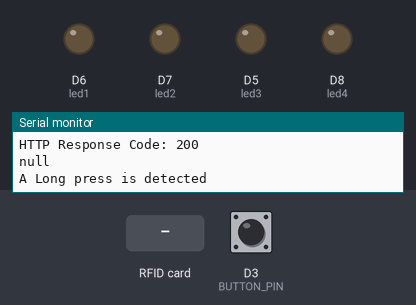
A sketch run on a simulated ESP8266 (NodeMCU). Parts: output pins drawn as LEDs (lit = HIGH), the last lines printed to the serial monitor. The test bench sets the inputs (shaded band); at power-on: D3 (BUTTON_PIN) HIGH. WiFi joins after 1.5 s; servers stay silent unless stated; uploads are accepted with an empty reply.

Above: at 5.8 s.
5.9 s: RFID card BE CE 81 6E held to the reader
At 7.2 s:
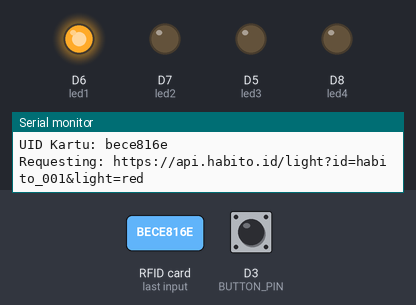
7.4 s: RFID card 6E F1 8B 6E held to the reader
At 10.2 s:
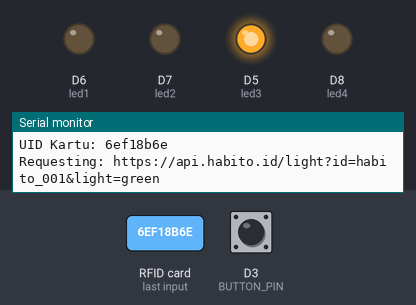
10.4 s: RFID card 4E 63 7F 6E held to the reader
At 13.3 s:
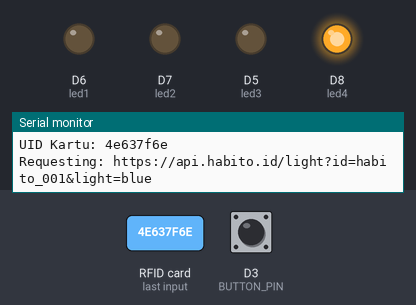
Timing chart, 0 to 16.2 s (numbered marks = the images above; inputs shaded):
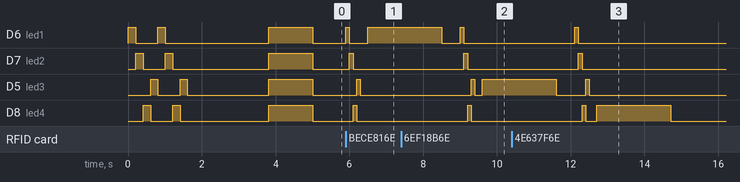

The sketch:

ESP8266_PN532_API.ino
```cpp
#include "Wire.h"
#include "PN532_I2C.h"
#include "PN532.h"

#include <ESP8266WiFi.h>
#include <ESP8266HTTPClient.h>
#include <WiFiClientSecure.h>
#include <ArduinoJson.h>

const char* ssid = "Bukan WiFi Gratis";
const char* password = "langsungconnect";
String idDevice = "habito_001";


String url = "https://api.habito.id";

PN532_I2C pn532i2c(Wire);
PN532 nfc(pn532i2c);

int led1 = D6; //red
int led2 = D7; //yellow
int led3 = D5; //green
int led4 = D8; //blue

//int led1 = D5; //red
//int led2 = D6; //yellow
//int led3 = D7; //green
//int led4 = D8; //blue

String userRFID = "";

const int BUTTON_PIN = D3;
const int SHORT_PRESS_TIME = 1000;

// Variables will change:
int lastState = LOW;
int currentState;
unsigned long pressedTime  = 0;
unsigned long releasedTime = 0;

int buton = D3;


void setup() {
  Serial.begin(9600);
  pinMode(led1,OUTPUT);
  pinMode(led2,OUTPUT);
  pinMode(led3,OUTPUT);
  pinMode(led4,OUTPUT);
  pinMode(buton,INPUT);

  nfc.begin();

  uint32_t versiondata = nfc.getFirmwareVersion();
  if (!versiondata) {
    Serial.println("Didn't find PN53x board");
    while (1); // halt
  }
  // Got ok data, print it out!
  Serial.print("Found chip PN5"); Serial.println((versiondata >> 24) & 0xFF, HEX);
  Serial.print("Firmware ver. "); Serial.print((versiondata >> 16) & 0xFF, DEC);
  Serial.print('.'); Serial.println((versiondata >> 8) & 0xFF, DEC);

  // Non-blocking procedure
  nfc.setPassiveActivationRetries(0x01);

  // configure board to read RFID tags
  nfc.SAMConfig();

  Serial.println("Waiting for an ISO14443A Card ...");
//  connectWiFi();
}

void connectWiFi() {
  WiFi.mode(WIFI_STA);
  WiFi.begin(ssid, password);
    int i=0;
    while(WiFi.status() != WL_CONNECTED){
      Serial.print(".");
      digitalWrite(led3,LOW);
      digitalWrite(led1,HIGH);
      delay(200);
      digitalWrite(led1,LOW);
      digitalWrite(led2,HIGH);
      delay(200);
      digitalWrite(led2,LOW);
      digitalWrite(led4,HIGH);
      delay(200);
      digitalWrite(led4,LOW);
      digitalWrite(led3,HIGH);
      delay(200);
    }
  Serial.println("");
  digitalWrite(led1,LOW);
  digitalWrite(led2,LOW);
  digitalWrite(led3,LOW);
  digitalWrite(led4,LOW);
  Serial.println("WiFi connected");
  Serial.println("IP address: ");
  Serial.println(WiFi.localIP());
  Serial.println();
  delay(2000);
}
void online() {
  char ip[16]; // Menyimpan alamat IP sebagai string
  WiFi.localIP().toString().toCharArray(ip, 16); // Mendapatkan alamat IP dan mengonversinya menjadi string

  StaticJsonDocument<200> jsonDoc;
  jsonDoc["id"] = idDevice;
  jsonDoc["ip"] = ip;
  jsonDoc["ssid"] = ssid;

  char jsonString[200]; // Buffer untuk menyimpan string JSON
  serializeJson(jsonDoc, jsonString, sizeof(jsonString)); // Serialisasi JSON

  WiFiClientSecure client;
  client.setInsecure();

  HTTPClient https;
  String endpoint = "/keep-online";

  String fullUrl = url + endpoint;

  Serial.print("Requesting: ");
  Serial.println(fullUrl);

  if (https.begin(client, fullUrl)) {
    https.addHeader("Content-Type", "application/json");
    int httpCode = https.POST(jsonString);
    Serial.print("HTTP Response Code: ");
    Serial.println(httpCode);

    if (httpCode > 0) {
      if (httpCode == HTTP_CODE_OK) {
        DynamicJsonDocument doc(1024);
        deserializeJson(doc, https.getString());
        String deviceStatus = doc["message"];// Ambil status perangkat dari respons JSON
        Serial.println(deviceStatus);
        digitalWrite(led1,HIGH);
        digitalWrite(led2,HIGH);
        digitalWrite(led3,HIGH);
        digitalWrite(led4,HIGH);
        delay(200);
        digitalWrite(led1,LOW);
        digitalWrite(led2,LOW);
        digitalWrite(led3,LOW);
        digitalWrite(led4,LOW);
      }
    } else {
      Serial.println(httpCode);
    }
    https.end();
  } else {
    Serial.println("[HTTPS] Unable to connect");
  }
}

void sendData(String light, int led) {
  if (WiFi.status() == WL_CONNECTED) {
    WiFiClientSecure client;
    client.setInsecure();
    HTTPClient http;
    String address ="/light?id=";
    String fullUrl;
    fullUrl = url;
    fullUrl += address;
    fullUrl += idDevice;
    fullUrl += "&light=";
    fullUrl += light;
    Serial.print("Requesting: ");
    Serial.println(fullUrl);
    http.begin(client,fullUrl);  //Specify request destination
    int httpCode = http.GET();//Send the request
    String payload;
    if (httpCode > 0) { //Check the returning code
        payload = http.getString();   //Get the request response payload
        payload.trim();
        if( payload.length() > 0 ){
           Serial.println(payload + "\n");
        }
        digitalWrite(led,HIGH);
        delay(2000);
        digitalWrite(led,LOW);
    } else{
      payload = http.getString();
      Serial.println(httpCode);
      Serial.println(payload);
      digitalWrite(led,HIGH);
      delay(100);
      digitalWrite(led,LOW);
      delay(100);
      digitalWrite(led,HIGH);
      delay(100);
      digitalWrite(led,LOW);
    }

    http.end();   //Close connection
    }else{
      Serial.print("Not connected to wifi ");Serial.println(ssid);
      WiFi.begin(ssid, password);
    }
}

void lightStatus() {

  StaticJsonDocument<200> jsonDoc;
  jsonDoc["id"] = idDevice;

  char jsonString[200]; // Buffer untuk menyimpan string JSON
  serializeJson(jsonDoc, jsonString, sizeof(jsonString)); // Serialisasi JSON

  WiFiClientSecure client;
  client.setInsecure();

  HTTPClient https;
  String endpoint = "/light-status";

  String fullUrl = url + endpoint;

  Serial.print("Requesting: ");
  Serial.println(fullUrl);

  if (https.begin(client, fullUrl)) {
    https.addHeader("Content-Type", "application/json");
    int httpCode = https.POST(jsonString);
    Serial.print("HTTP Response Code: ");
    Serial.println(httpCode);

    if (httpCode > 0) {
      if (httpCode == HTTP_CODE_OK) {
        DynamicJsonDocument doc(1024);
        deserializeJson(doc, https.getString());
        String redStatus = doc["red"]["status"];
        String greenStatus = doc["green"]["status"];
        String blueStatus = doc["blue"]["status"];
        String yellowStatus = doc["yellow"]["status"];
        if(redStatus == "true"){
          digitalWrite(led1,HIGH);
        }
        if(greenStatus == "true"){
          digitalWrite(led3,HIGH);
        }
        if(blueStatus == "true"){
          digitalWrite(led4,HIGH);
        }
        if(yellowStatus == "true"){
          digitalWrite(led2,HIGH);
        }
        delay(2000);
        digitalWrite(led1,LOW);
        digitalWrite(led2,LOW);
        digitalWrite(led3,LOW);
        digitalWrite(led4,LOW);
      }
    } else {
      Serial.println(httpCode);
      digitalWrite(led1,HIGH);
      digitalWrite(led2,HIGH);
      digitalWrite(led3,HIGH);
      digitalWrite(led4,HIGH);
      delay(100);
      digitalWrite(led1,LOW);
      digitalWrite(led2,LOW);
      digitalWrite(led3,LOW);
      digitalWrite(led4,LOW);
      delay(100);
      digitalWrite(led1,HIGH);
      digitalWrite(led2,HIGH);
      digitalWrite(led3,HIGH);
      digitalWrite(led4,HIGH);
      delay(100);
      digitalWrite(led1,LOW);
      digitalWrite(led2,LOW);
      digitalWrite(led3,LOW);
      digitalWrite(led4,LOW);
    }
    https.end();
  } else {
    Serial.println("[HTTPS] Unable to connect");
  }
}

static unsigned long lastRFIDPollTime = 0;
const unsigned long RFIDPollInterval = 50000;

void loop() {
  if(WiFi.status() != WL_CONNECTED){
    connectWiFi();
    online();
  }
  unsigned long currentMillis = millis();

  if (currentMillis - lastRFIDPollTime >= RFIDPollInterval) {
    lastRFIDPollTime = currentMillis;
    online();
  }


  currentState = digitalRead(BUTTON_PIN);
  if(lastState == HIGH && currentState == LOW)        // button is pressed
    pressedTime = millis();
  else if(lastState == LOW && currentState == HIGH) { // button is released
    releasedTime = millis();

    long pressDuration = releasedTime - pressedTime;
    if( pressDuration < SHORT_PRESS_TIME )
        {
          Serial.println("A short press is detected");
          digitalWrite(led1,HIGH);
          digitalWrite(led2,HIGH);
          digitalWrite(led3,HIGH);
          digitalWrite(led4,HIGH);
          delay(100);
          digitalWrite(led1,LOW);
          digitalWrite(led2,LOW);
          digitalWrite(led3,LOW);
          digitalWrite(led4,LOW);
          lightStatus();
        }
    if( pressDuration > SHORT_PRESS_TIME )
      {
        Serial.println("A Long press is detected");
//        WiFi.disconnect();
        digitalWrite(led1,HIGH);
        digitalWrite(led2,HIGH);
        digitalWrite(led3,HIGH);
        digitalWrite(led4,HIGH);
        delay(1000);
        digitalWrite(led1,LOW);
        digitalWrite(led2,LOW);
        digitalWrite(led3,LOW);
        digitalWrite(led4,LOW);
//        connectWiFi();
      }
  }
  lastState = currentState;

      uint8_t success;
      uint8_t uid[] = { 0, 0, 0, 0, 0, 0, 0 };
      uint8_t uidLength;

      success = nfc.readPassiveTargetID(PN532_MIFARE_ISO14443A, uid, &uidLength);

      if (success) {
        // Kartu terdeteksi
        Serial.println("Kartu Terdeteksi");

        // Dapatkan UID kartu
        String cardUID = "";
        for (uint8_t i = 0; i < uidLength; i++) {
          cardUID += String(uid[i], HEX);
        }

        Serial.print("UID Kartu: ");
        Serial.println(cardUID);

        digitalWrite(led1,HIGH);
        delay(100);
        digitalWrite(led1,LOW);
        digitalWrite(led2,HIGH);
        delay(100);
        digitalWrite(led2,LOW);
        digitalWrite(led4,HIGH);
        delay(100);
        digitalWrite(led4,LOW);
        digitalWrite(led3,HIGH);
        delay(100);
        digitalWrite(led3,LOW);

        if(cardUID == "bece816e"){
          String light = "red";
          sendData(light, led1);
        }
        if(cardUID == "6ef18b6e"){
          String light = "green";
          sendData(light, led3);
        }
        if(cardUID == "4e637f6e"){
          String light = "blue";
          sendData(light, led4);
        }
        if(cardUID == "bee0806e"){
          String light = "yellow";
          sendData(light, led2);
        }

        delay(500); // Delay sebelum membaca kartu berikutnya
  }
}
```

Measured:
- after the input at 5.9 s, D6 (led1): LOW → HIGH at once, → LOW 0.10 s later, → HIGH 0.50 s later; D7 (led2): LOW → HIGH after 0.10 s, → LOW 0.10 s later; D5 (led3): LOW → HIGH after 0.30 s, → LOW 0.10 s later; D8 (led4): LOW → HIGH after 0.20 s, → LOW 0.10 s later
- after the input at 7.4 s, D7 (led2): LOW → HIGH after 1.7 s, → LOW 0.10 s later; D5 (led3): LOW → HIGH after 1.9 s, → LOW 0.10 s later, → HIGH 0.20 s later; D8 (led4): LOW → HIGH after 1.8 s, → LOW 0.10 s later
- after the input at 10.4 s, D6 (led1): LOW → HIGH after 1.7 s, → LOW 0.10 s later; D7 (led2): LOW → HIGH after 1.8 s, → LOW 0.10 s later; D8 (led4): LOW → HIGH after 1.9 s, → LOW 0.10 s later, → HIGH 0.30 s later, → LOW 2.0 s later
